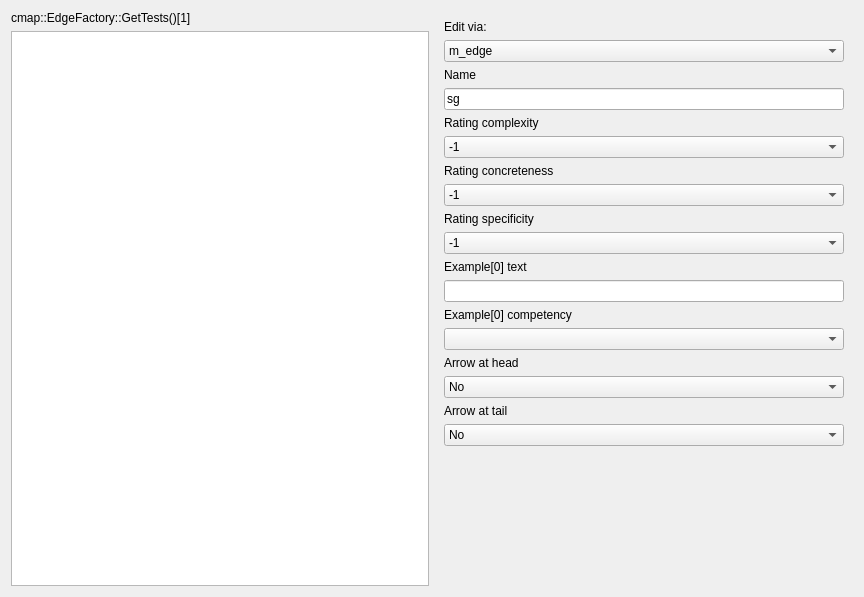
<?xml version="1.0" encoding="UTF-8"?>
<ui version="4.0">
 <class>QtPvdbTestEdgeItemDialog</class>
 <widget class="QDialog" name="QtPvdbTestEdgeItemDialog">
  <property name="geometry">
   <rect>
    <x>0</x>
    <y>0</y>
    <width>864</width>
    <height>597</height>
   </rect>
  </property>
  <property name="windowTitle">
   <string>Test Edge</string>
  </property>
  <property name="windowIcon">
   <iconset resource="Brainweaver.qrc">
    <normaloff>:/images/PicArrow14x14.png</normaloff>:/images/PicArrow14x14.png</iconset>
  </property>
  <layout class="QGridLayout" name="gridLayout">
   <item row="0" column="0">
    <widget class="QLabel" name="label">
     <property name="text">
      <string>cmap::EdgeFactory::GetTests()[1]</string>
     </property>
    </widget>
   </item>
   <item row="0" column="1" rowspan="2">
    <widget class="QWidget" name="widget" native="true">
     <layout class="QVBoxLayout" name="verticalLayout">
      <item>
       <widget class="QLabel" name="label_8">
        <property name="text">
         <string>Edit via:</string>
        </property>
       </widget>
      </item>
      <item>
       <widget class="QComboBox" name="box_edit">
        <item>
         <property name="text">
          <string>m_edge</string>
         </property>
        </item>
        <item>
         <property name="text">
          <string>m_edge_item-&gt;GetEdge()</string>
         </property>
        </item>
       </widget>
      </item>
      <item>
       <widget class="QLabel" name="label_6">
        <property name="text">
         <string>Name</string>
        </property>
       </widget>
      </item>
      <item>
       <widget class="QLineEdit" name="edit_name">
        <property name="text">
         <string>sg</string>
        </property>
       </widget>
      </item>
      <item>
       <widget class="QLabel" name="label_5">
        <property name="text">
         <string>Rating complexity</string>
        </property>
       </widget>
      </item>
      <item>
       <widget class="QComboBox" name="box_complexity">
        <item>
         <property name="text">
          <string>-1</string>
         </property>
        </item>
        <item>
         <property name="text">
          <string>0</string>
         </property>
        </item>
        <item>
         <property name="text">
          <string>1</string>
         </property>
        </item>
        <item>
         <property name="text">
          <string>2</string>
         </property>
        </item>
       </widget>
      </item>
      <item>
       <widget class="QLabel" name="label_4">
        <property name="text">
         <string>Rating concreteness</string>
        </property>
       </widget>
      </item>
      <item>
       <widget class="QComboBox" name="box_concreteness">
        <item>
         <property name="text">
          <string>-1</string>
         </property>
        </item>
        <item>
         <property name="text">
          <string>0</string>
         </property>
        </item>
        <item>
         <property name="text">
          <string>1</string>
         </property>
        </item>
        <item>
         <property name="text">
          <string>2</string>
         </property>
        </item>
       </widget>
      </item>
      <item>
       <widget class="QLabel" name="label_3">
        <property name="text">
         <string>Rating specificity</string>
        </property>
       </widget>
      </item>
      <item>
       <widget class="QComboBox" name="box_specificity">
        <item>
         <property name="text">
          <string>-1</string>
         </property>
        </item>
        <item>
         <property name="text">
          <string>0</string>
         </property>
        </item>
        <item>
         <property name="text">
          <string>1</string>
         </property>
        </item>
        <item>
         <property name="text">
          <string>2</string>
         </property>
        </item>
       </widget>
      </item>
      <item>
       <widget class="QLabel" name="label_7">
        <property name="text">
         <string>Example[0] text</string>
        </property>
       </widget>
      </item>
      <item>
       <widget class="QLineEdit" name="edit_example_text"/>
      </item>
      <item>
       <widget class="QLabel" name="label_2">
        <property name="text">
         <string>Example[0] competency</string>
        </property>
       </widget>
      </item>
      <item>
       <widget class="QComboBox" name="box_competency"/>
      </item>
      <item>
       <widget class="QLabel" name="label_9">
        <property name="text">
         <string>Arrow at head</string>
        </property>
       </widget>
      </item>
      <item>
       <widget class="QComboBox" name="box_arrow_head">
        <item>
         <property name="text">
          <string>No</string>
         </property>
        </item>
        <item>
         <property name="text">
          <string>Yes</string>
         </property>
        </item>
       </widget>
      </item>
      <item>
       <widget class="QLabel" name="label_10">
        <property name="text">
         <string>Arrow at tail</string>
        </property>
       </widget>
      </item>
      <item>
       <widget class="QComboBox" name="box_arrow_tail">
        <item>
         <property name="text">
          <string>No</string>
         </property>
        </item>
        <item>
         <property name="text">
          <string>Yes</string>
         </property>
        </item>
       </widget>
      </item>
      <item>
       <spacer name="verticalSpacer">
        <property name="orientation">
         <enum>Qt::Vertical</enum>
        </property>
        <property name="sizeHint" stdset="0">
         <size>
          <width>20</width>
          <height>63</height>
         </size>
        </property>
       </spacer>
      </item>
     </layout>
    </widget>
   </item>
   <item row="1" column="0">
    <widget class="ribi::QtKeyboardFriendlyGraphicsView" name="view"/>
   </item>
  </layout>
 </widget>
 <customwidgets>
  <customwidget>
   <class>ribi::QtKeyboardFriendlyGraphicsView</class>
   <extends>QGraphicsView</extends>
   <header>qtkeyboardfriendlygraphicsview.h</header>
  </customwidget>
 </customwidgets>
 <tabstops>
  <tabstop>box_edit</tabstop>
  <tabstop>edit_name</tabstop>
  <tabstop>box_complexity</tabstop>
  <tabstop>box_concreteness</tabstop>
  <tabstop>box_specificity</tabstop>
  <tabstop>edit_example_text</tabstop>
  <tabstop>box_competency</tabstop>
  <tabstop>box_arrow_head</tabstop>
  <tabstop>box_arrow_tail</tabstop>
  <tabstop>view</tabstop>
 </tabstops>
 <resources>
  <include location="Brainweaver.qrc"/>
 </resources>
 <connections/>
</ui>
